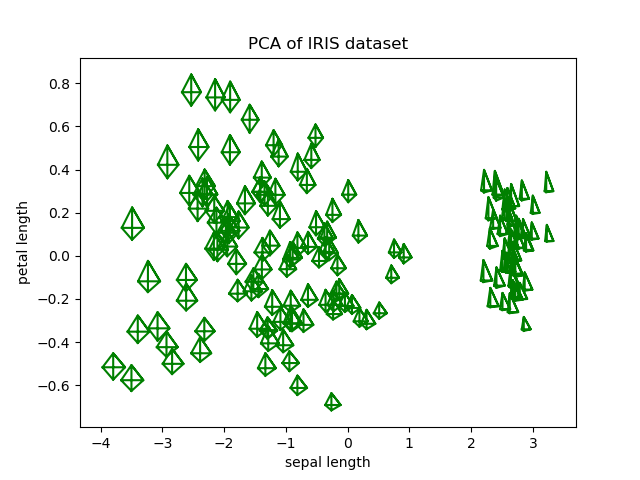

This figure's Python source:
__author__ = 'Naibin Zheng'
import numpy as np
import matplotlib.pyplot as plt
from sklearn.decomposition import PCA
import pandas as pd
from PIL import Image
import sys

def main():

    #iris = datasets.load_iris()
    iris = pd.read_csv(sys.argv[1])
    sl = iris['sepal length']/40
    sw = iris['sepal width']/40
    pl = iris['petal length']/40
    pw = iris['petal width']/40
    #print (sl)
    x = iris.as_matrix(columns=iris.columns[0:4])
    #print (x)

    m = x.mean(axis=0)
    #print (m)

    for i in range (len(x)):
        for j in range (len(x[i])):
            x[i][j] -= m[j]


    #print (x)


    pca = PCA(n_components=4)
    p = pca.fit_transform(x)
    #print (p)
    #print (pca.explained_variance_ratio_)
    #print (p[:, 0])
    fig =plt.figure()

    m = []
    n = []

    for x, y, sle, swi, ple, pwi in zip(p[:, 0], p[:, 2], sl, sw, pl, pw):

        #plt.scatter(-x, -y)
        #print (x)
        #print (y)
        x = - (x)
        #y = - (y)
        sle = -(sle)
        #swi = - (swi)
        ple = - (ple)
        #pwi = - (pwi)
        m.append(x+ple)
        m.append(x)
        m.append(x-sle)
        m.append(x)
        m.append(x+ple)
        m.append(x)
        m.append(x)
        m.append(x)
        m.append(x-sle)
        m.append(x)
        n.append(y)
        n.append(y)
        n.append(y)
        n.append(y+swi)
        n.append(y)
        n.append(y-pwi)
        n.append(y)
        n.append(y+swi)
        n.append(y)
        n.append(y-pwi)
        plt.plot(m, n, 'g')
        del m[:]
        del n[:]

    #plt.legend()
    plt.title('PCA of IRIS dataset')
    plt.xlabel('sepal length')
    plt.ylabel('petal length')


    #a=[-1, -1]
    #b=[-1, 1]
    #c=[1, 1]
    #d=[1, -1]
    #x=[a[0], b[0], c[0], d[0], a[0]]
    #y=[a[1], b[1], c[1], d[1], a[1]]
    #plt.plot(x, y)


    plt.show()
    fig.savefig(sys.argv[2])



if __name__ == '__main__':
    main()
